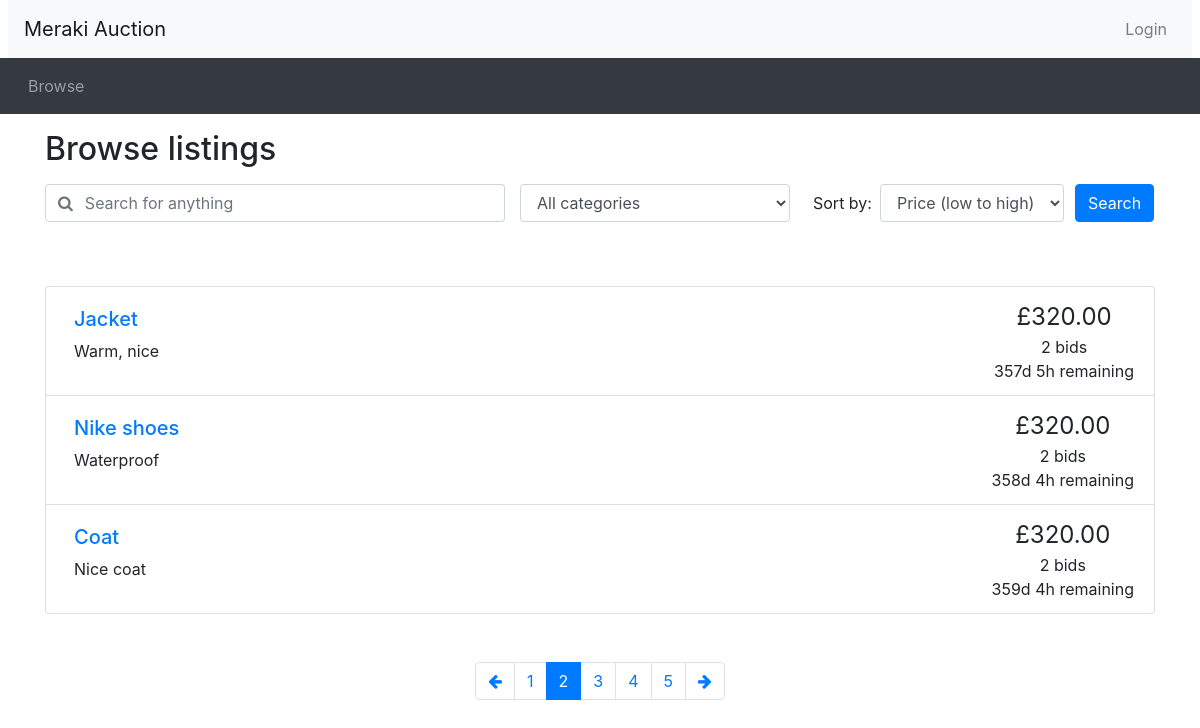
Page /browse.php?page=2 on the committed database.
### tables this page shows
CREATE TABLE `items` (
  `item_id` smallint(5) UNSIGNED NOT NULL,
  `seller_username` varchar(20) NOT NULL,
  `category` enum('Fashion','Electronic','Travel','Education','Food','Transport','Sport','Music','Other') NOT NULL,
  `create_datetime` datetime NOT NULL,
  `item_name` varchar(30) NOT NULL,
  `description` text NOT NULL,
  `reserve_price` decimal(8,2) UNSIGNED NOT NULL DEFAULT '0.00',
  `opening_price` decimal(8,2) UNSIGNED NOT NULL,
  `end_datetime` datetime NOT NULL,
  `email_status` enum('0','1') NOT NULL DEFAULT '0' COMMENT '''0'' -> unsent, ''1'' -> sent.'
);

### utilities.php (the view, shortened to what this page needs)
<?php
function display_time_remaining($interval) {
    if ($interval->days == 0 && $interval->h == 0) {
      $time_remaining = $interval->format('%im %Ss');
    }
    else if ($interval->days == 0) {
      $time_remaining = $interval->format('%hh %im');
    }
    else {
      $time_remaining = $interval->format('%ad %hh');
    }
  return $time_remaining;
}
function print_listing_li($item_id, $title, $desc, $price, $num_bids, $end_time)
{
  if (strlen($desc) > 250) {
    $desc_shortened = substr($desc, 0, 250) . '...';
  }
  else {
    $desc_shortened = $desc;
  }
  if ($num_bids == 1) {
    $bid = ' bid';
  }
  else {
    $bid = ' bids';
  }
  $now = new DateTime();
  if ($now > $end_time) {
    $time_remaining = 'This auction has ended';
  }
  else {
    $time_to_end = date_diff($now, $end_time);
    $time_remaining = display_time_remaining($time_to_end) . ' remaining';
  }
  echo('
    <li class="list-group-item d-flex justify-content-between">
    <div class="p-2 mr-5"><h5><a href="listing.php?item_id=' . $item_id . '">' . $title . '</a></h5>' . $desc_shortened . '</div>
    <div class="text-center text-nowrap"><span style="font-size: 1.5em">£' . number_format($price, 2) . '</span><br/>' . $num_bids . $bid . '<br/>' . $time_remaining . '</div>
  </li>'
  );
}
?>

### browse.php (shortened to what this page needs)
<?php include_once("header.php")?>
<?php require("utilities.php")?>
<?php include_once("dbconnect.php")?>
<div class="container">
<h2 class="my-3">Browse listings</h2>
<div id="searchSpecs">
<form method="get" action="browse.php">
  <div class="row">
    <div class="col-md-5 pr-0">
      <div class="form-group">
	    <div class="input-group">
          <div class="input-group-prepend">
            <span class="input-group-text bg-transparent pr-0 text-muted">
              <i class="fa fa-search"></i>
            </span>
          </div>
          <input type="text" class="form-control border-left-0" id="keyword" name="keyword" placeholder="Search for anything">
        </div>
      </div>
    </div>
    <div class="col-md-3 pr-0">
      <div class="form-group">
        <select class="form-control" id="cat" name="cat">
          <option selected value="everything">All categories</option>
        </select>
      </div>
    </div>
    <div class="col-md-3 pr-0">
      <div class="form-inline">
        <label class="mx-2" for="order_by">Sort by:</label>
        <select class="form-control" id="order_by" name = "order_by">
          <option selected value="pricelow">Price (low to high)</option>
        </select>
      </div>
    </div>
    <div class="col-md-1 px-0">
      <button type="submit" class="btn btn-primary" name="submit-search">Search</button>
    </div>
  </div>
</form>
</div>
</div>
<?php
  if (!isset($_GET['keyword'])) {
    $keyword = '';
  }
  else {
    $keyword = $_GET['keyword'];
  }
  if (!isset($_GET['order_by'])) {
    $ordering = 'pricelow';
  }
  else {
    $ordering = $_GET['order_by'];
  }
  if (!isset($_GET['page'])) {
    $curr_page = 1;
  }
  else {
    $curr_page = $_GET['page'];
  }
  $query = "SELECT items.item_id, seller_username, category, create_datetime, item_name, description, reserve_price, end_datetime, IFNULL(max(bid), opening_price) AS showed_price, end_datetime<CURRENT_TIMESTAMP isend
        FROM items LEFT JOIN auction_log ON items.item_id=auction_log.item_id
        WHERE (items.item_name LIKE '%$keyword%'
        OR items.description LIKE '%$keyword%')
        GROUP BY items.item_id";
  $results = mysqli_query($connection, $query);
  $num_results = mysqli_num_rows($results);
  $results_per_page = 3;
  $max_page = ceil($num_results / $results_per_page);
  $page_n=($curr_page-1)*$results_per_page;
  if($ordering == "pricelow") {
    $query .= " ORDER BY isend ASC, showed_price ASC limit $results_per_page offset $page_n";
  }
?>
<div class="container mt-5">
<ul class="list-group">
<?php
$message_display = mysqli_query($connection, $query);
$sql_display = mysqli_fetch_all($message_display);
foreach($sql_display as $index => $infos) {
  $bids_num_query = "SELECT COUNT(*) FROM auction_log WHERE item_id = $infos[0]";
  if ($results) {
    $bid_num_result = mysqli_query($connection, $bids_num_query);
    $bid_num_row = mysqli_fetch_row($bid_num_result);
    $num_bids = $bid_num_row[0];
  } else {
    $num_bids = 0;
  }
  $current_price_query = "SELECT MAX(bid) FROM auction_log WHERE item_id = $infos[0]";
  $current_price_result = mysqli_query($connection, $current_price_query);
  if ($current_price_result) {
    $price_results_row = mysqli_fetch_row($current_price_result);
    $current_price = $price_results_row[0];
  }
  $item_id = $infos[0];
  $title = $infos[4];
  $description = $infos[5];
  $end_date = new DateTime($infos[7]);
  print_listing_li($item_id, $title, $description, $current_price, $num_bids, $end_date);
}
?>
</ul>
<nav aria-label="Search results pages" class="mt-5">
  <ul class="pagination justify-content-center">
<?php
  $querystring = "";
  $high_page_boost = max(3 - $curr_page, 0);
  $low_page_boost = max(2 - ($max_page - $curr_page), 0);
  $low_page = max(1, $curr_page - 2 - $low_page_boost);
  $high_page = min($max_page, $curr_page + 2 + $high_page_boost);
  if ($curr_page != 1) {
    echo('
    <li class="page-item">
      <a class="page-link" href="browse.php?' . $querystring . 'page=' . ($curr_page - 1) . '" aria-label="Previous">
        <span aria-hidden="true"><i class="fa fa-arrow-left"></i></span>
        <span class="sr-only">Previous</span>
      </a>
    </li>');
  }
  for ($i = $low_page; $i <= $high_page; $i++) {
    if ($i == $curr_page) {
      echo('
    <li class="page-item active">');
    }
    else {
      echo('
    <li class="page-item">');
    }
    echo('
      <a class="page-link" href="browse.php?' . $querystring . 'page=' . $i . '">' . $i . '</a>
    </li>');
  }
  if ($curr_page != $max_page) {
    echo('
    <li class="page-item">
      <a class="page-link" href="browse.php?' . $querystring . 'page=' . ($curr_page + 1) . '" aria-label="Next">
        <span aria-hidden="true"><i class="fa fa-arrow-right"></i></span>
        <span class="sr-only">Next</span>
      </a>
    </li>');
  }
?>
  </ul>
</nav>
</div>
<?php include_once("footer.php")?>

### rows in the picture
items: item_name "Jacket", description "Warm, nice", price "320.00", num_bids "2", bid "bids", time_remaining "357d 5h remaining"
items: item_name "Nike shoes", description "Waterproof", price "320.00", num_bids "2", bid "bids", time_remaining "358d 4h remaining"
items: item_name "Coat", description "Nice coat", price "320.00", num_bids "2", bid "bids", time_remaining "359d 4h remaining"
